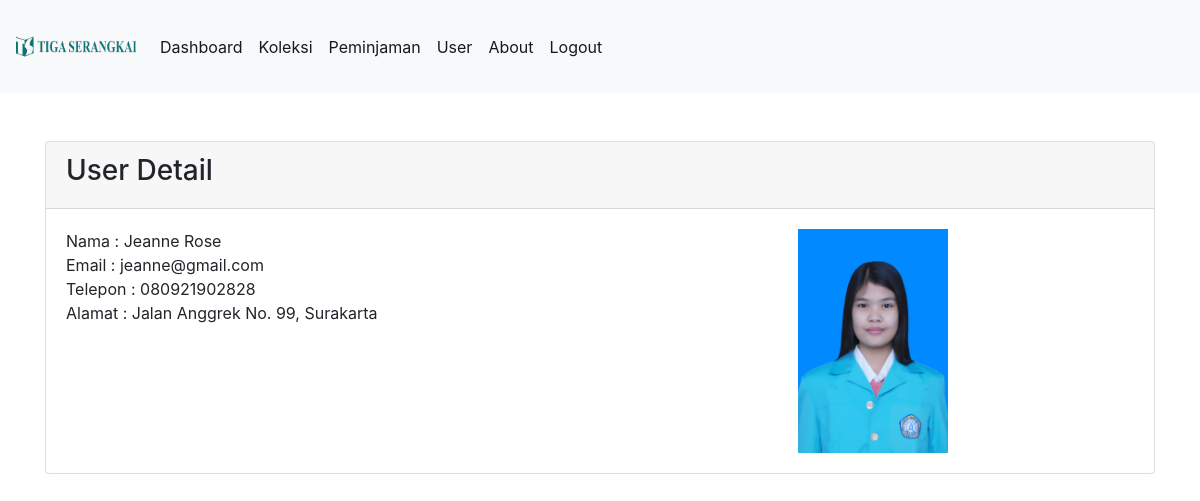
The page /index.php/User/detail/9 on the database its author committed.
### tables this page shows
CREATE TABLE `users` (
  `ID` int(11) NOT NULL,
  `nama` varchar(100) NOT NULL,
  `email` varchar(50) NOT NULL,
  `password` varchar(100) NOT NULL,
  `alamat` text NOT NULL,
  `telepon` varchar(13) NOT NULL,
  `created_at` datetime NOT NULL,
  `updated_at` datetime NOT NULL,
  `profile` varchar(100) NOT NULL,
  `cookie` varchar(100) NOT NULL
);

### application/controllers/User.php (called while the page is built, shortened)
<?php
class User extends CI_Controller {
	public function __construct()
    {
        $this->load->library(array('form_validation', 'session'));
        $this->load->helper(array('text', 'url'));
        $this->load->model('Usermodel');
    }
	public function detail($id)
    {
        $data['detail']=$this->Usermodel->get_detail($id);
        $this->load->view('user/userdetail',$data);
    }
}

### index.php (called while the page is built, shortened)
<?php
require_once BASEPATH.'core/CodeIgniter.php';

### application/models/Usermodel.php (called while the page is built, shortened)
<?php
class Usermodel extends CI_Model{
    function get_detail($id){
        $this->db->where('ID', $id);
        return $this->db->get('users')->row_array();
    }
}

### application/views/user/userdetail.php (the view, shortened to what this page needs)
<!doctype html>
<html lang="en">
  <head>
    <link href="<?= base_url('assets/css/bootstrap.min.css');?>" rel="stylesheet">
  </head>
  <body>
<div class="container">
<div class="card mt-5">
  <div class="card-header">
  <h3>User Detail</h3>
  </div>
  <div class="card-body">
    <div class="row">
        <div class="col-8">
            Nama : <?php echo $detail['nama']?> <br>
            Email : <?php echo $detail['email']?> <br>
            Telepon : <?php echo $detail['telepon']?> <br>
            Alamat : <?php echo $detail['alamat']?>
        </div>
        <div class="col-4">
          <img style="width:150px" src="<?php echo base_url('assets/image/profil/' . $detail['profile']) ?>" alt="">
        </div>
    </div>
  </div>
</div>
</div>
  </body>
</html>

### rows shown on the page
users: nama "Jeanne Rose", email "jeanne@gmail.com", telepon "080921902828", alamat "Jalan Anggrek No. 99, Surakarta", profile (picture)
